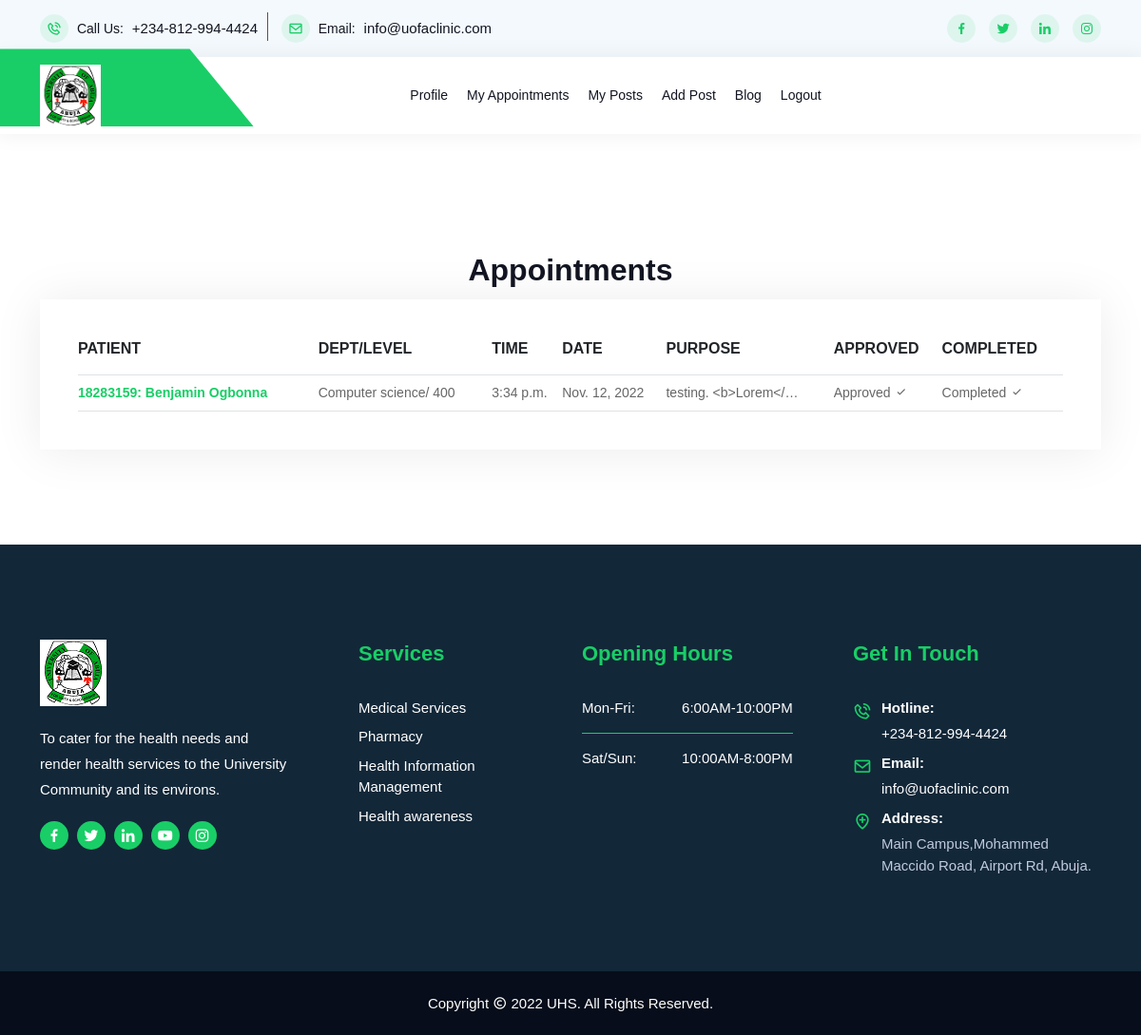
The app's page /doctor/appointments (signed in) with its own data.
### patient/models.py (models this page shows, shortened)
class Appointment(models.Model):
    doctor = models.ForeignKey(Doctor, related_name='appointments', on_delete=models.CASCADE)
    patient = models.ForeignKey(Patient, related_name='appointments', on_delete=models.CASCADE)
    time = models.TimeField(blank=False)
    date = models.DateField(blank=False)
    purpose = models.TextField(blank=False)
    approved = models.BooleanField(max_length=15, default=False)
    completed = models.BooleanField(max_length=15, default=False)

class Patient(models.Model):
    GENDER = (
        ('female', 'Female'),
        ('male', 'Male'),
    )
    BLOOD_GROUP = (
        ('A+', 'A+'),
        ('A-', 'A-'),
        ('B+', 'B+'),
        ('B-', 'B-'),
        ('AB+', 'AB+'),
        ('AB-', 'AB-'),
        ('O+', 'O+'),
        ('O-', 'O-'),
    )
    username = models.OneToOneField(User, on_delete=models.CASCADE)
    card_number = models.CharField(max_length=12, unique=True)
    phone = models.CharField(max_length=20, blank=True, default='')
    gender = models.CharField(choices=GENDER, max_length=30, blank=True, default='')
    age = models.PositiveIntegerField(default=0, blank=True)
    department = models.CharField(max_length=255, blank=True, default='')
    level = models.CharField(max_length=20, blank=True, default='')
    blood_group = models.CharField(choices=BLOOD_GROUP, max_length=20, blank=True, default='')
    genotype = models.CharField(max_length=20, blank=True, default='')
    address = models.CharField(max_length=200, blank=True, default='')

### doctor/views.py (the view)
# urls.py: path('doctor/appointments', views.doctor_appointments, name='appointments'),
@cache_control(no_cache=True, must_revalidate=True, no_store=True)
@login_required
def doctor_appointments(request):
    user = request.user.doctor
    appointment_list = user.appointments.all().order_by('date')
    context = {
        'appointment_list': appointment_list,
    }
    return render(request, 'doctor/appointments.html', context)

### templates/doctor/appointments.html (shortened to what this page needs)
{% extends 'base.html' %}
{% load bootstrap4 %}
{% load static %}
{% block content %}<br/>
<section class="cart-area ptb-100">
    <div class="container">
        <div class="row">
            <center>
                <h2>Appointments</h2>
            </center>
            <div class="col-lg-12 col-md-12">
                <div class="cart-wraps">
                    {% if appointment_list.count > 0 %}
                        <div class="cart-table table-responsive">
                            <table class="table table-bordered">
                                <thead>
                                    <tr>
                                        <th scope="col">Patient</th>
                                         <th scope="col">Dept/Level</th>
                                        <th scope="col">Time</th>
                                        <th scope="col">Date</th>
                                        <th scope="col">Purpose</th>
                                        <th scope="col">Approved</th>
                                        <th scope="col">Completed</th>
                                    </tr>
                                </thead>
                                <tbody>
                                {% for appointment in appointment_list %}
                                    <tr>
                                        <td class="product-thumbnail">
                                            <a href="{% url 'doctor:edit_appointment' appointment.id %}">
                                                <b>
                                                    {{ appointment.patient.username.username }}:
                                                    {{ appointment.patient.username.first_name }}
                                                    {{ appointment.patient.username.last_name }}
                                                </b>
                                            </a>
                                        </td>
                                        <td class="product-name">
                                            {{ appointment.patient.department }}/
                                            {{ appointment.patient.level }}
                                        </td>
                                        <td class="product-name">
                                            {{ appointment.time }}
                                        </td>
                                        <td class="product-price">
                                            <span class="unit-amount">
                                               {{ appointment.date }}
                                            </span>
                                        </td>
                                        <td class="product-quantity">
                                            {{ appointment.purpose|truncatechars:20 }}
                                        </td>
                                        <td class="product-subtotal">
                                            {% if appointment.approved == True %}
                                                Approved <i class="bx bx-check"></i>
                                            {% else %}
                                                Pending
                                            {% endif %}
                                        </td>
                                        <td class="product-subtotal">
                                            {% if appointment.completed == True %}
                                                Completed <i class="bx bx-check"></i>
                                            {% else %}
                                                Not completed
                                            {% endif %}
                                        </td>
                                    </tr>
                                {% endfor %}
                                </tbody>
                            </table>
                        </div>
                    {% else %}
                        <center>
                            <h3>You don't have any appointment</h3>
                        </center>
                    {% endif %}
                </div>
            </div>
        </div>
    </div>
</section>
{% endblock %}

### records on screen
Appointment: patient.username.username "18283159", patient.username.first_name "Benjamin", patient.username.last_name "Ogbonna", patient.department "Computer science", patient.level "400", time "3:34 p.m.", date "Nov. 12, 2022", purpose "testing. <b>Lorem</…", approved "Approved", completed "Completed"
